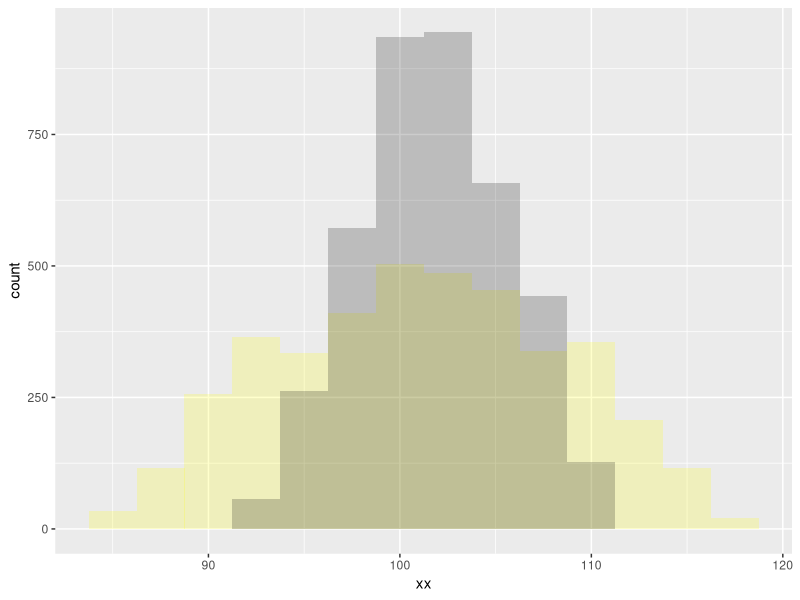
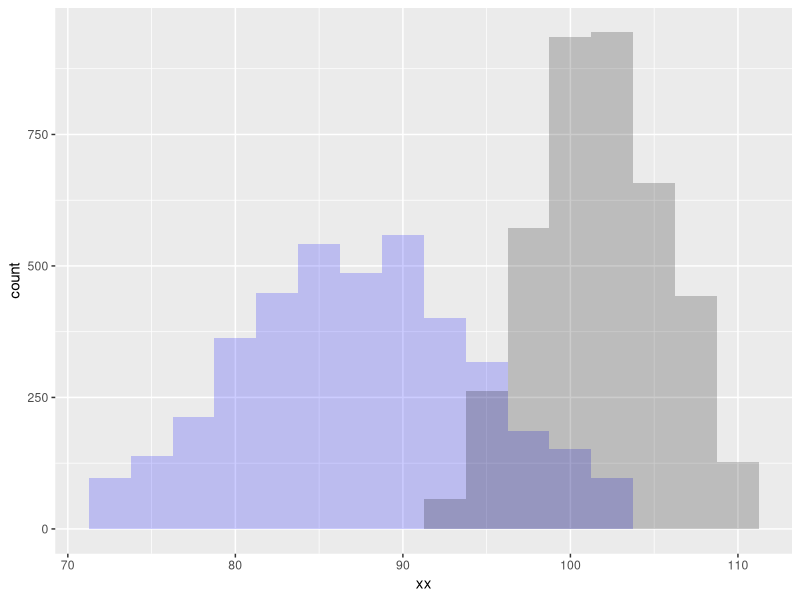
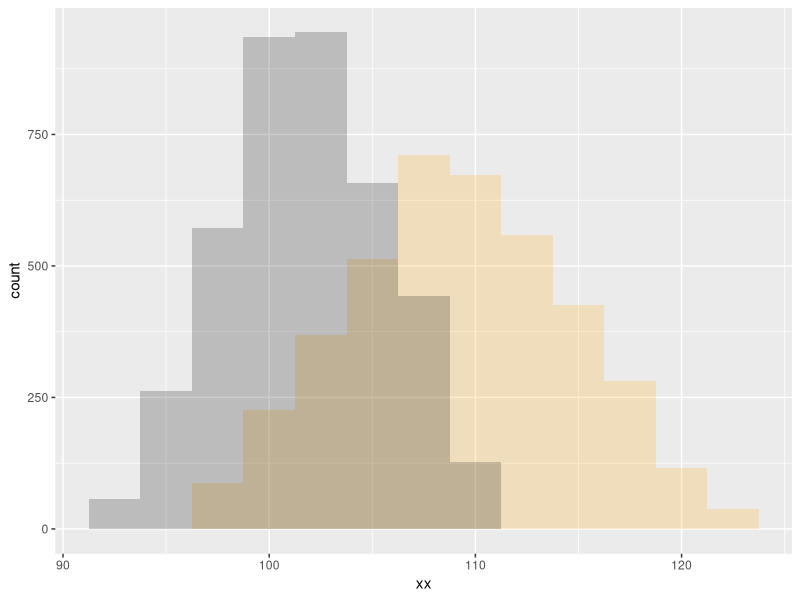
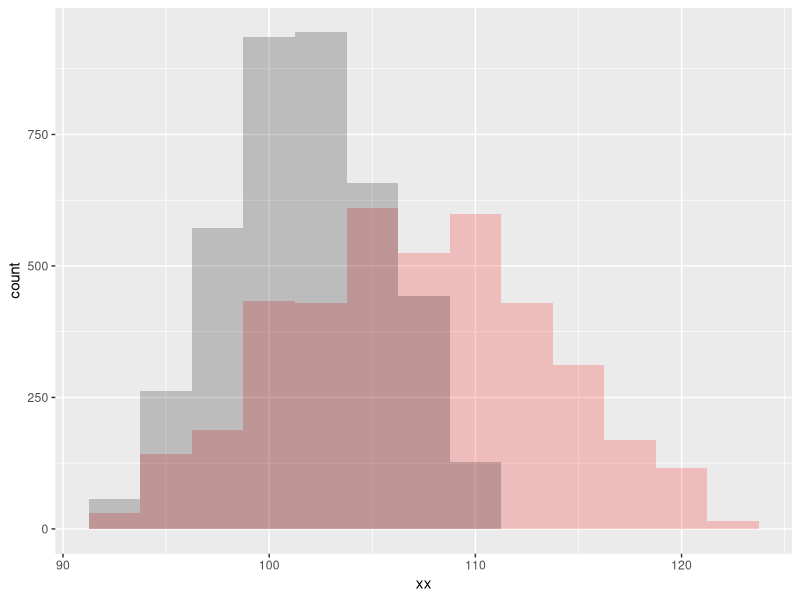
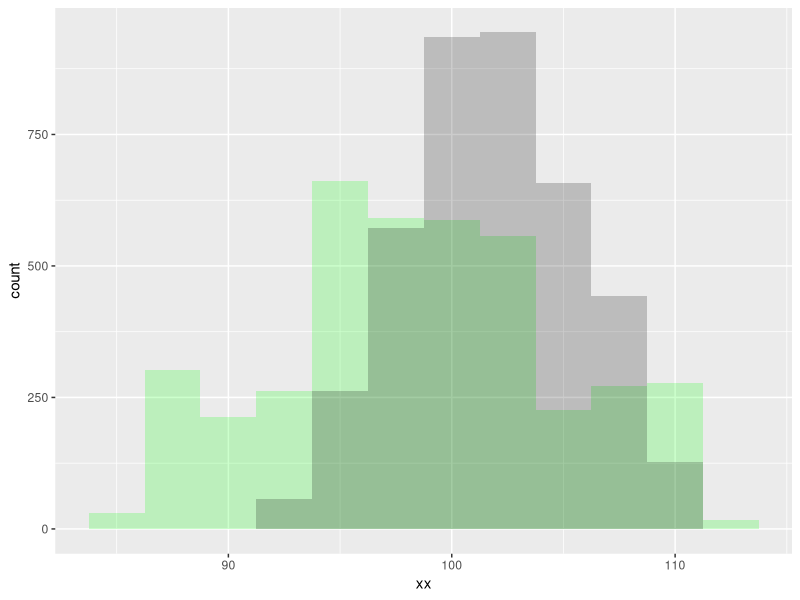
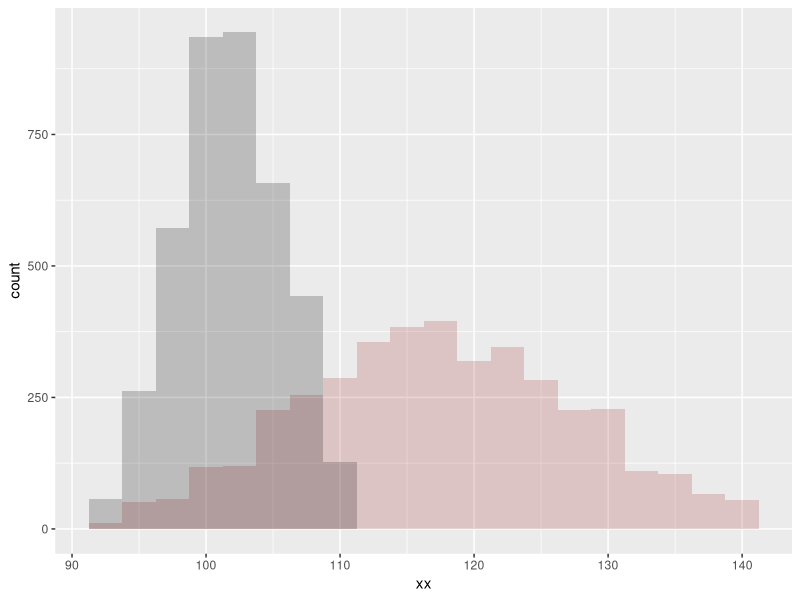

Write R code to recreate these figures, in order.
## ---- chunk 1
set.seed(486)

reps = 10

control = rnorm(reps,100,20)
red = rnorm(reps,100,20) 
yellow = rnorm(reps,100,20)
blue = rnorm(reps,100,20)
green = rnorm(reps,100,20)
orange = rnorm(reps,100,20)
brown = rnorm(reps,100,20)
## ---- chunk 2
# Make a sub sample of half the observations and do a permutation test

control_sub = sample(seq(1:reps),floor(reps/2))
red_sub = sample(seq(1:reps),floor(reps/2))
yellow_sub = sample(seq(1:reps),floor(reps/2))
blue_sub = sample(seq(1:reps),floor(reps/2))
green_sub = sample(seq(1:reps),floor(reps/2))
orange_sub = sample(seq(1:reps),floor(reps/2))
brown_sub = sample(seq(1:reps),floor(reps/2))

IQ = c(control[control_sub],red[red_sub],yellow[yellow_sub],blue[blue_sub],green[green_sub],orange[orange_sub],brown[brown_sub])
MM = c(rep("control",floor(reps/2)),rep("red",floor(reps/2)),rep("yellow",floor(reps/2)),rep("blue",floor(reps/2)),rep("green",floor(reps/2)),rep("orange",floor(reps/2)),rep("brown",floor(reps/2)))
color_ = factor(MM)

model_4 = lm(IQ~0+color_)
summary(model_4)

coefs = model_4$coefficients
coefs_names = names(model_4$coefficients)

# replicate that test

perms = 3999
i = 0

while (i < perms) {
  control_sub = sample(seq(1:reps),floor(reps/2))
  red_sub = sample(seq(1:reps),floor(reps/2))
  yellow_sub = sample(seq(1:reps),floor(reps/2))
  blue_sub = sample(seq(1:reps),floor(reps/2))
  green_sub = sample(seq(1:reps),floor(reps/2))
  orange_sub = sample(seq(1:reps),floor(reps/2))
  brown_sub = sample(seq(1:reps),floor(reps/2))
  
  IQ = c(control[control_sub],red[red_sub],yellow[yellow_sub],blue[blue_sub],green[green_sub],orange[orange_sub],brown[brown_sub])
  MM = c(rep("control",floor(reps/2)),rep("red",floor(reps/2)),rep("yellow",floor(reps/2)),rep("blue",floor(reps/2)),rep("green",floor(reps/2)),rep("orange",floor(reps/2)),rep("brown",floor(reps/2)))
  color_ = factor(MM)
  
  model_perm = lm(IQ~0+color_)
  
  coefs_add = model_perm$coefficients
  coefs = c(coefs,coefs_add)
  coefs_names_add = names(model_perm$coefficients)
  coefs_names = c(coefs_names,coefs_names_add)
  
  i = i + 1
}

# look at some pretty plots

df = data.frame(xx=coefs, yy=coefs_names)

library(ggplot2)

ggplot(df,aes(x=xx)) + 
  geom_histogram(data=subset(df,yy == 'color_yellow') , fill = "yellow", alpha = 0.2, binwidth = 2.5) +
  geom_histogram(data=subset(df,yy == 'color_control') , fill = "black", alpha = 0.2, binwidth = 2.5)

ggplot(df,aes(x=xx)) + 
  geom_histogram(data=subset(df,yy == 'color_blue') , fill = "blue", alpha = 0.2, binwidth = 2.5) +
  geom_histogram(data=subset(df,yy == 'color_control') , fill = "black", alpha = 0.2, binwidth = 2.5)

ggplot(df,aes(x=xx)) + 
  geom_histogram(data=subset(df,yy == 'color_orange') , fill = "orange", alpha = 0.2, binwidth = 2.5) +
  geom_histogram(data=subset(df,yy == 'color_control') , fill = "black", alpha = 0.2, binwidth = 2.5)

ggplot(df,aes(x=xx)) + 
  geom_histogram(data=subset(df,yy == 'color_red') , fill = "red", alpha = 0.2, binwidth = 2.5) +
  geom_histogram(data=subset(df,yy == 'color_control') , fill = "black", alpha = 0.2, binwidth = 2.5)

ggplot(df,aes(x=xx)) + 
  geom_histogram(data=subset(df,yy == 'color_green') , fill = "green", alpha = 0.2, binwidth = 2.5) +
  geom_histogram(data=subset(df,yy == 'color_control') , fill = "black", alpha = 0.2, binwidth = 2.5)

ggplot(df,aes(x=xx)) + 
  geom_histogram(data=subset(df,yy == 'color_brown') , fill = "brown", alpha = 0.2, binwidth = 2.5) +
  geom_histogram(data=subset(df,yy == 'color_control') , fill = "black", alpha = 0.2, binwidth = 2.5)
